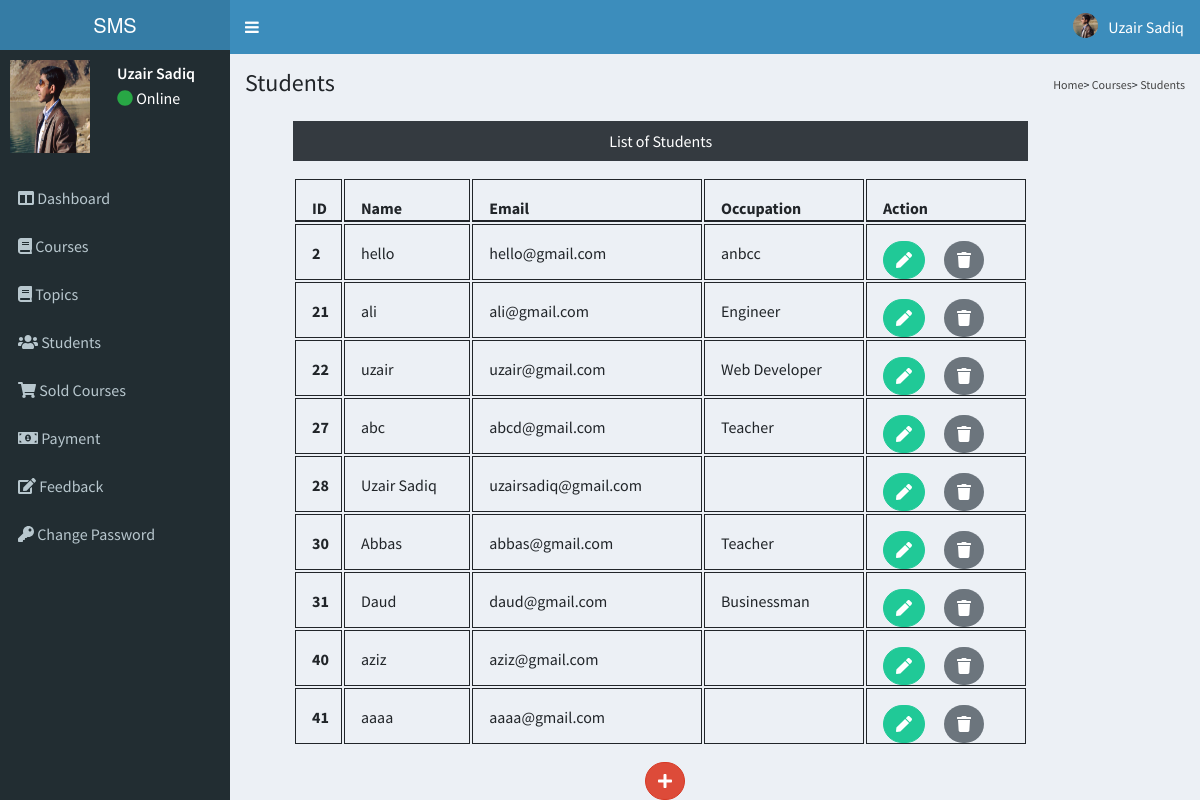
The page /Admin/students.php (signed in) on the database its author committed.
### tables this page shows
CREATE TABLE `student` (
  `stu_id` int(11) NOT NULL,
  `stu_name` varchar(250) NOT NULL,
  `stu_email` varchar(250) NOT NULL,
  `stu_pass` varchar(250) NOT NULL,
  `stu_occ` varchar(250) NOT NULL,
  `stu_img` text NOT NULL
);

### Admin/students.php (the view, shortened to what this page needs)
<?php
include('../Admin/admininclude/header.php');
include('../dbconnection.php');
?>
<div class="content-wrapper">
    <section class="content-header">
        <h1>
            Students
        </h1>
        <ol class="breadcrumb">
            <li><a href="admindashboard.php">Home</a></li>
            <li><a href="admincourses.php">Courses</a></li>
            <li><a class="active">Students</a></li>
        </ol>
    </section>
    <section class="course_content">
        <div class="row">
            <div class="col-lg-10 pt-2">
                <p class="bg-dark text-white text-center p-2">List of Students</p>
                <?php
                $sql = "SELECT * FROM student";
                $result = $conn->query($sql);
                if($result->num_rows > 0) {
                ?>
                <table class="table">
                    <thead>
                        <tr>
                            <th scope="col">ID</th>
                            <th scope="col">Name</th>
                            <th scope="col">Email</th>
                            <th class="coll">Occupation</th>
                            <th scope="col">Action</th>
                        </tr>
                    </thead>
                    <tbody>
                         <?php
                         while($row = $result->fetch_assoc()){
                        echo '<tr>';
                        echo '<th scope="row">'.$row['stu_id'].'</th>';
                        echo '<td>'.$row['stu_name'].'</td>';
                        echo '<td>'.$row['stu_email'].'</td>';
                        echo '<td class="coll">'.$row['stu_occ'].'</td>';
                        echo '<td>';
                        echo '
                        <form action="editstudent.php" method="POST" class="d-inline">
                        <input type="hidden" name="id" value='.$row["stu_id"].'>
                        <button type="submit" class="btn btn-info mr-3" name="edit" value="Edit">
                        <i class="fas fa-pen"></i></button>
                         </form>
                                <form action="" method="POST" class="d-inline">
                                <input type="hidden" name="id" value='.$row["stu_id"].'>
                                <button type="submit" class="btn btn-secondary" name="delete" value="Delete">
                                    <i class="fas fa-trash"></i></button>
                                    </form>
                            </td>
                        </tr>';
                         }
                         ?>
                    </tbody>
                </table>
                <?php } else {
                    echo "error";
                }
                ?>
            </div>
        </div>
        <div>
            <a id="box" class="btn btn-danger box" href="./addstudent.php">
                <i class="fas fa-plus"></i>
            </a>
        </div>
    </section>
</div>
<?php
include('../Admin/admininclude/footer.php');
?>

### assets/css/styles.css (style rules this page uses)
body { font-family: 'Nunito', sans-serif; }
* > * { margin: 0%; padding: 0%; }
.text-center { text-align: center; }
.text-white { color: white; }

### rows shown on the page
student: stu_id "2", stu_name "hello", stu_email "hello@gmail.com", stu_occ "anbcc"
student: stu_id "21", stu_name "ali", stu_email "ali@gmail.com", stu_occ "Engineer"
student: stu_id "22", stu_name "uzair", stu_email "uzair@gmail.com", stu_occ "Web Developer"
student: stu_id "27", stu_name "abc", stu_email "abcd@gmail.com", stu_occ "Teacher"
student: stu_id "28", stu_name "Uzair Sadiq", stu_email "uzairsadiq@gmail.com"
student: stu_id "30", stu_name "Abbas", stu_email "abbas@gmail.com", stu_occ "Teacher"
student: stu_id "31", stu_name "Daud", stu_email "daud@gmail.com", stu_occ "Businessman"
student: stu_id "40", stu_name "aziz", stu_email "aziz@gmail.com"
student: stu_id "41", stu_name "aaaa", stu_email "aaaa@gmail.com"
